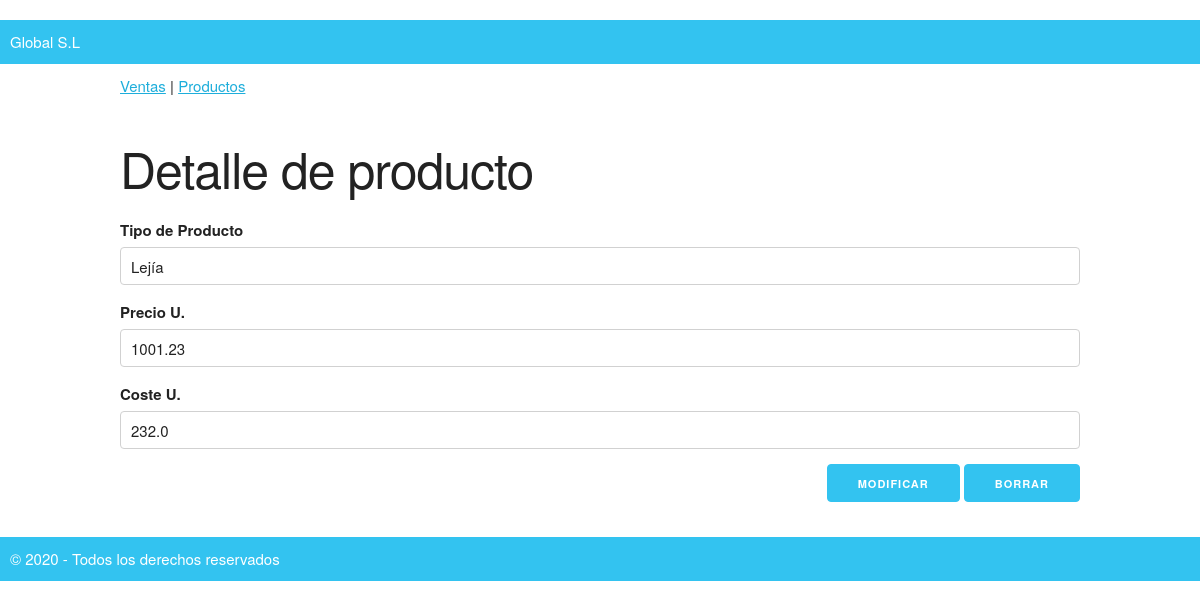
The page /modificaproducto?id=21 on the database its author committed.
### tables this page shows
CREATE TABLE "productos" (
	"id"	INTEGER PRIMARY KEY AUTOINCREMENT UNIQUE,
	"tipo_producto"	TEXT NOT NULL UNIQUE,
	"precio_unitario"	REAL NOT NULL,
	"coste_unitario"	REAL NOT NULL
);

### the_app/routes.py (the view, shortened to what this page needs)
@app.route("/modificaproducto", methods=["GET","POST"])
def modifica_producto():
    if request.method == "GET":
        id = request.values["id"]
        conn= sqlite3.connect(app.config["BASE_DATOS"])
        cur = conn.cursor()
        query= "SELECT id, tipo_producto,precio_unitario,coste_unitario FROM productos where id = ?;"
        cur.execute(query,(id,)) #añadir la coma para que nos lo tome por tupla
        fila = cur.fetchone()
        conn.close()
        if fila:
            form = ModProductForm(data={"id":fila[0], "tipo_producto":fila[1], "precio_unitario":fila[2],"coste_unitario":fila[3]})
            return render_template("modproducto.html",form=form)
        else:
            return redirect(url_for("productos"))

### the_app/forms.py
class ModProductForm(FlaskForm):
    id = HiddenField("id")
    tipo_producto = StringField('Tipo de Producto', validators=[DataRequired(), Length(min=3, message="Debe tener al menos tres caracteres")])
    precio_unitario = FloatField('Precio U.', validators=[DataRequired(message="Introduce algo, nano")])
    coste_unitario = FloatField('Coste U.', validators=[DataRequired(),valida_coste])
    modificar = SubmitField('Modificar')
    borrar = SubmitField('Borrar')

### the_app/templates/modproducto.html (shortened to what this page needs)
{% extends 'base.html' %}
{% block contenido %}
<h1>Detalle de producto</h1>
<form action="/modificaproducto" class="u-full-width" method="post">
    {{ form.tipo_producto.label}}
    {% if form.tipo_producto.errors %}
        {{ form.tipo_producto(class="u-full-width error", placeholder="Producto") }}
        {% for error in form.tipo_producto.errors %}
            <p class="error-msg">{{ error }}</p>
        {% endfor%}
        {% else %}
        {{ form.tipo_producto(class="u-full-width", placeholder="Producto") }}
    {% endif %}
    {{ form.precio_unitario.label}}
    {% if form.precio_unitario.errors %}
    {{ form.precio_unitario(class="u-full-width error", placeholder="Precio unitario") }}
        {% for error in form.precio_unitario.errors %}
            <p class="error-msg">{{ error }}</p>
        {% endfor%}
    {% else %}
        {{ form.precio_unitario(class="u-full-width", placeholder="Precio unitario") }}
    {% endif %}
    {{ form.coste_unitario.label}}
    {% if form.coste_unitario.errors %}
        {{ form.coste_unitario(class="u-full-width error", placeholder="Coste") }}
        {% for error in form.coste_unitario.errors %}
            <p class="error-msg">{{ error }}</p>
        {% endfor%}
    {% else %}
        {{ form.coste_unitario(class="u-full-width", placeholder="Coste") }}
    {% endif %}
    <div class= "u-pull-right">
    {{ form.modificar(class="button-primary")}}
    {{ form.borrar(class="button-primary")}}
    </div>
</form>
{% endblock %}

### the_app/static/skeleton.css (style rules this page uses)
html { font-size: 62.5%; }
body { font-size: 1.5em; line-height: 1.6; font-weight: 400; font-family: "Raleway", "HelveticaNeue", "Helvetica Neue", Helvetica, Arial, sans-serif; color: #222; }
h1, h2, h3, h4, h5, h6 { margin-top: 0; margin-bottom: 2rem; font-weight: 300; }
h1 { font-size: 4.0rem; line-height: 1.2; letter-spacing: -.1rem; }
@media (min-width: 550px) { h1 { font-size: 5.0rem; } }
.button, button, input[type="submit"], input[type="reset"], input[type="button"] { display: inline-block; height: 38px; padding: 0 30px; color: #555; text-align: center; font-size: 11px; font-weight: 600; line-height: 38px; letter-spacing: .1rem; text-transform: uppercase; text-decoration: none; white-space: nowrap; background-color: transparent; border-radius: 4px; border: 1px solid #bbb; cursor: pointer; box-sizing: border-box; }
.button.button-primary, button.button-primary, input[type="submit"].button-primary, input[type="reset"].button-primary, input[type="button"].button-primary { color: #FFF; background-color: #33C3F0; border-color: #33C3F0; }
input[type="email"], input[type="number"], input[type="search"], input[type="text"], input[type="tel"], input[type="url"], input[type="password"], textarea, select { height: 38px; padding: 6px 10px; background-color: #fff; border: 1px solid #D1D1D1; border-radius: 4px; box-shadow: none; box-sizing: border-box; }
input[type="email"], input[type="number"], input[type="search"], input[type="text"], input[type="tel"], input[type="url"], input[type="password"], textarea { -webkit-appearance: none; -moz-appearance: none; appearance: none; }
label, legend { display: block; margin-bottom: .5rem; font-weight: 600; }
input, textarea, select, fieldset { margin-bottom: 1.5rem; }
pre, blockquote, dl, figure, table, p, ul, ol, form { margin-bottom: 2.5rem; }
.u-full-width { width: 100%; box-sizing: border-box; }
.u-pull-right { float: right; }

### rows shown on the page
productos: tipo_producto "Lejía", precio_unitario "1001.23", coste_unitario "232.0"
